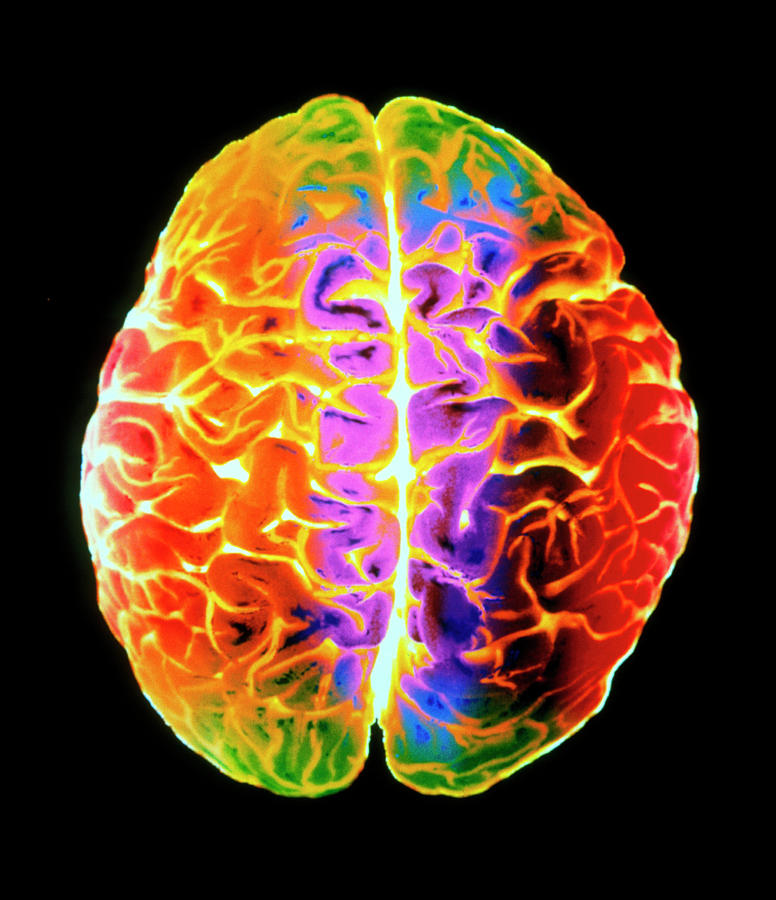
%> input picture images/coloured 3D MRI.jpg, 776 x 900 px
$ octave steg_1.m   (GNU Octave 9; MATLAB toolbox functions it lacks are replaced by stand-ins)
%> lines starting %> are read from the running program, lines starting %| are printed output that depends on the picture; in (x1, y1, x2, y2) boxes, pixels count from 0 and x2, y2 are one past the last pixel; in counts of white or black regions, pixels touching at a corner belong together; the program's own positions count from 1
%% Read the images
img1 = imread("coloured 3D MRI.jpg");
%> img1 is the input picture: size 900x776x3 uint8; mean R, G, B 93.9, 56.9, 37.6
img2 = imread('MRI Brain Gray.jpg');
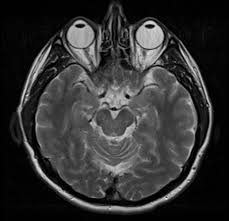
%> input picture images/MRI Brain Gray.jpg, 229 x 221 px
%> img2 is the input picture: size 221x229x3 uint8; min 0, max 245, mean 50.2
image1 = rgb2gray(img1);
image2 = rgb2gray(img2);
image1 = imresize(image1,[221,229]);
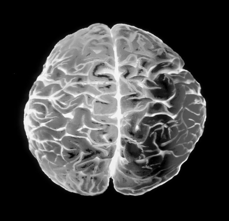
%> image1: size 221x229 uint8; min 0, max 251, mean 65.8
subplot(221);
imshow(image1);title("Input image");
subplot(222);
imshow(image2);title("Cover image");
%% bitget
a01 = bitget(image1,1);
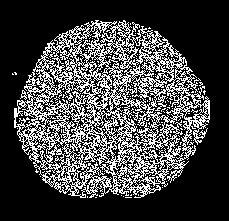
%> a01: size 221x229 logical; 26.5% white in thin lines or dots, all inside (x1, y1, x2, y2) = (12, 20, 210, 198)
a02 = bitget(image1,2);
%> a02: size 221x229 logical; 26.1% white in thin lines or dots, all inside (x1, y1, x2, y2) = (14, 21, 209, 198)
a03 = bitget(image1,3);
%> a03: size 221x229 logical; 25.6% white in thin lines or dots, all inside (x1, y1, x2, y2) = (13, 21, 209, 197)
a04 = bitget(image1,4);
%> a04: size 221x229 logical; 24.5% white in thin lines or dots, all inside (x1, y1, x2, y2) = (14, 22, 207, 197)
a05 = bitget(image1,5);
%> a05: size 221x229 logical; 24.8% white in thin lines or dots, all inside (x1, y1, x2, y2) = (20, 22, 207, 196)
a06 = bitget(image1,6);
%> a06: size 221x229 logical; 24.4% white in thin lines or dots, all inside (x1, y1, x2, y2) = (23, 23, 207, 196)
a07 = bitget(image1,7);
%> a07: size 221x229 logical; 21.7% white; 172 white regions (151 under 20 px), largest, box (x1, y1, x2, y2) and area: (23, 25, 207, 196) 9239, (81, 176, 105, 192) 243, (75, 161, 105, 175) 232
a08 = bitget(image1,8);
%> a08: size 221x229 logical; 28.4% white; 42 white regions (35 under 20 px), largest, box (x1, y1, x2, y2) and area: (23, 23, 189, 196) 13744, (187, 98, 206, 153) 261, (183, 79, 202, 96) 128

b01 = bitget(image2,1);
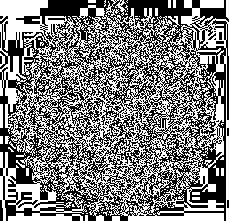
%> b01: size 221x229 logical; 49.2% white; 204 white regions (185 under 20 px), largest, box (x1, y1, x2, y2) and area: (0, 0, 229, 221) 23739, (166, 16, 181, 38) 102, (0, 104, 3, 128) 72
b02 = bitget(image2,2);
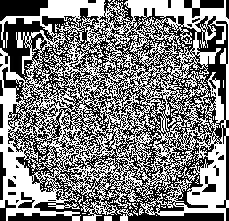
%> b02: size 221x229 logical; 50.3% white; 107 black regions (88 under 20 px), largest, box (x1, y1, x2, y2) and area: (0, 0, 229, 221) 22936, (0, 0, 48, 21) 724, (184, 0, 224, 18) 325
b03 = bitget(image2,3);
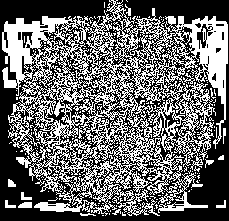
%> b03: size 221x229 logical; 41.6% white in thin lines or dots
b04 = bitget(image2,4);
%> b04: size 221x229 logical; 32.6% white in thin lines or dots
b05 = bitget(image2,5);
%> b05: size 221x229 logical; 30.8% white in thin lines or dots, all inside (x1, y1, x2, y2) = (9, 0, 219, 215)
b06 = bitget(image2,6);
%> b06: size 221x229 logical; 24.2% white in thin lines or dots, all inside (x1, y1, x2, y2) = (10, 2, 214, 214)
b07 = bitget(image2,7);
%> b07: size 221x229 logical; 30.8% white; 201 white regions (181 under 20 px), largest, box (x1, y1, x2, y2) and area: (36, 40, 195, 201) 12733, (62, 26, 102, 73) 430, (24, 139, 172, 213) 381
b08 = bitget(image2,8);
%> b08: size 221x229 logical; 9.4% white; 91 white regions (70 under 20 px), largest, box (x1, y1, x2, y2) and area: (24, 136, 196, 211) 697, (136, 21, 164, 49) 533, (67, 20, 94, 48) 507

C = (2 * (2 * (2 * (2 * (2 * (2 * (2 * b08 + b07) + b06) + b05) + a08) + a07) + a06) + a05);
subplot(223);
imshow(C);title("Steganographed image");
c01 = bitget(C,1);
c02 = bitget(C,2);
c03 = bitget(C,3);
c04 = bitget(C,4);

C1 = (2 * (2 * (2 * (2 * (2 * (2 * (2 * c04 + c03) + c02) + c01) + 0) + 0) + 0) + 0);
subplot(224);
imshow(C1);title("Hidden image");
%> after `imshow(C1)`:
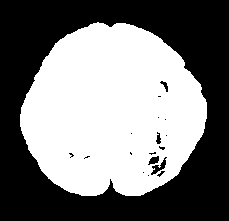
%> displayed picture: size 221x229, on the screen's scale of 0 to 255; 48.4% white; 1 white region, box (x1, y1, x2, y2) and area: (20, 22, 207, 196) 24491
